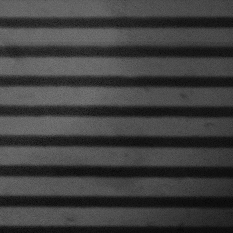
#> input picture EQ1580gray.png, 233 x 233 px
$ jupyter execute FT2.ipynb   (older library calls are emulated)
#> lines starting #> are read from the running program, lines starting #| are printed output that depends on the picture
[cell 1]
from PIL import Image, ImageOps, ImageDraw
from scipy import fftpack, ndimage
import numpy as np
from imageio import imread
from matplotlib import pyplot as plt

Gfiltstrength = 70


im = Image.open('EQ1580gray.png')
#> im is the input picture: PIL image 233x233 RGBA; mean R, G, B, A 63.2, 63.2, 63.2, 255
bigsize = (im.size[0] * 1, im.size[1] * 1)
#> bigsize = (233, 233)
mask = Image.new('L', bigsize, 255) #change 3rd argument to 0 to perform circular crop
#> mask: PIL image 233x233 L; every value is 255
draw = ImageDraw.Draw(mask)
draw.ellipse((0, 0) + bigsize, fill=255)
mask = mask.resize(im.size, Image.ANTIALIAS)
im.putalpha(mask)
imgin = ImageOps.fit(im, mask.size, centering=(0.5, 0.5))
imgin.putalpha(mask)

background = Image.new('L', im.size, color=0)
#> background: PIL image 233x233 L; every value is 0
background.paste(im, im)
imgarr = np.asarray(background)

# Build and apply a Gaussian filter.
ncols, nrows = (im.size[0], im.size[1])
#> ncols = 233; nrows = 233
sigmax, sigmay = Gfiltstrength, Gfiltstrength
cy, cx = nrows/2, ncols/2
#> cy = 116.5; cx = 116.5
x = np.linspace(0, nrows, nrows)
#> x = 233 values from 0 to 233
y = np.linspace(0, ncols, ncols)
#> y = 233 values from 0 to 233
X, Y = np.meshgrid(x, y)
gmask = np.exp(-(((X-cx)/sigmax)**2 + ((Y-cy)/sigmay)**2))


multp = imgarr * gmask
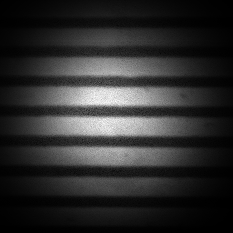
#> multp: shape (233, 233) float64; min 0.0412, max 98.32, mean 17.6; drawn with min black and max white
# plt.imshow(np.abs(multp), cmap='gray')
# plt.show()

f = np.fft.fft2(multp, norm='ortho')
# f[0,0] = 0 #remove DC
fshift = np.fft.fftshift(f)

imagep = np.fft.ifft2(fshift)


power = (np.abs(fshift).astype(np.uint8))**2
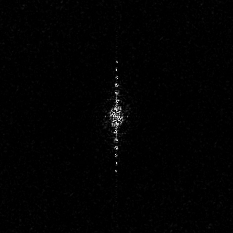
#> power: shape (233, 233); min 0, max 249, mean 2.2
magnitude_spectrum = np.abs(fshift).astype(np.uint8)
phase = np.angle(fshift).astype(np.uint8)
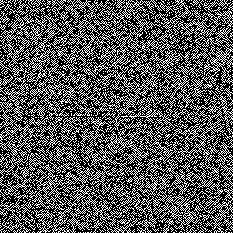
#> phase: shape (233, 233); min 0, max 255, mean 87.2


l1, l2, font, s1, s2, padding = 3.0, 10.0, 25.0, 20.0, 10.0, 10.0
fig = plt.figure('mydata', figsize = (s1,s2))
plt.rcParams.update({'font.size': font})
ax = fig.add_subplot(111)
ax.ticklabel_format(style = 'sci', scilimits=(-2,3),axis='y')
for axis in ['top', 'bottom', 'left', 'right']:
    ax.spines[axis].set_linewidth(l1)
    ax.xaxis.set_tick_params(width=l1, length = l2, pad=padding)
    ax.yaxis.set_tick_params(width=l1, length = l2, pad=padding)


plt.subplot(121), plt.imshow(multp, cmap = 'gray')
plt.title('Input Image'), plt.xticks([]), plt.yticks([])
# plt.title('Input Image')

plt.subplot(122),plt.imshow(magnitude_spectrum, cmap = 'gray')
plt.title('Magnitude Spectrum'), plt.xticks([]), plt.yticks([])
# plt.title('Magnitude Spectrum')

plt.show()
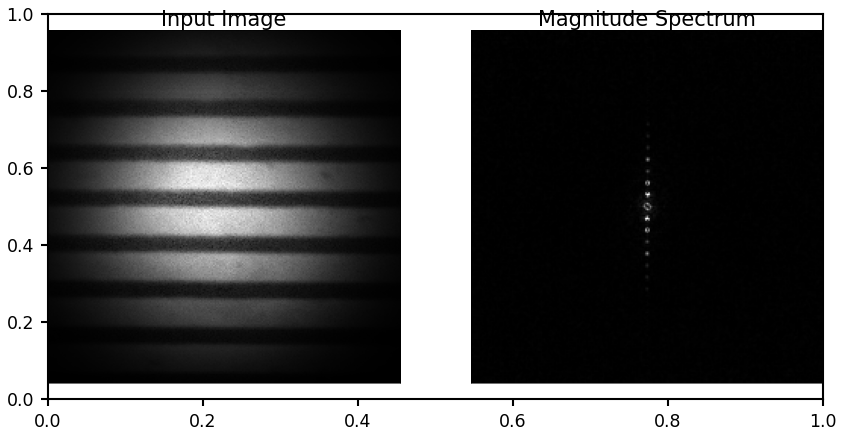
#> figure drawn by matplotlib, 2 panels

l1, l2, font, s1, s2, padding = 3.0, 10.0, 25.0, 20.0, 10.0, 10.0
fig = plt.figure('mydata', figsize = (s1,s2))
plt.rcParams.update({'font.size': font})
ax = fig.add_subplot(111)
ax.ticklabel_format(style = 'sci', scilimits=(-2,3),axis='y')
for axis in ['top', 'bottom', 'left', 'right']:
    ax.spines[axis].set_linewidth(l1)
    ax.xaxis.set_tick_params(width=l1, length = l2, pad=padding)
    ax.yaxis.set_tick_params(width=l1, length = l2, pad=padding)


plt.subplot(121),plt.imshow(power, cmap = 'gray')
plt.title('Power Spectrum'), plt.xticks([]), plt.yticks([])
# plt.title('Power Spectrum')

plt.subplot(122),plt.imshow(phase, cmap='gray')
plt.title('Phase Spectrum'), plt.xticks([]), plt.yticks([])
# plt.title('Phase Spectrum')
plt.show()

# Finally, take the inverse transform and show the blurred image
l1, l2, font, s1, s2, padding = 3.0, 10.0, 25.0, 20.0, 10.0, 10.0
fig = plt.figure('mydata', figsize = (s1,s2))
plt.rcParams.update({'font.size': font})
ax = fig.add_subplot(111)
ax.ticklabel_format(style = 'sci', scilimits=(-2,3),axis='y')
for axis in ['top', 'bottom', 'left', 'right']:
    ax.spines[axis].set_linewidth(l1)
    ax.xaxis.set_tick_params(width=l1, length = l2, pad=padding)
    ax.yaxis.set_tick_params(width=l1, length = l2, pad=padding)

plt.subplot(121),plt.imshow(np.abs(imagep), cmap = 'gray')
plt.title('Inverse Transform'), plt.xticks([]), plt.yticks([])
plt.show()
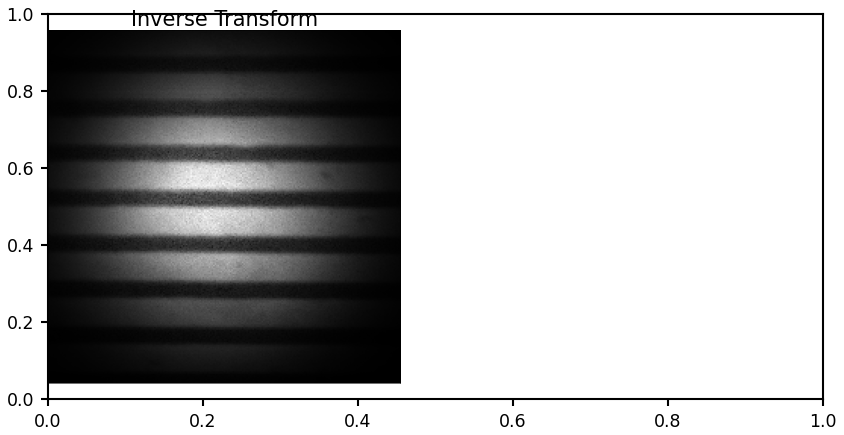
#> figure drawn by matplotlib, 1 panel

$ run again, with EQ1581gray.png copied over EQ1580gray.png
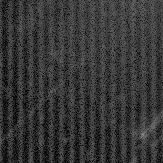
#> input picture EQ1581gray.png, 163 x 163 px
#> im is the input picture: PIL image 163x163 RGBA; mean R, G, B, A 54.8, 54.8, 54.8, 255
#> mask: PIL image 163x163 L; every value is 255
#> `phase = np.angle(fshift).astype(np.uint8)`:
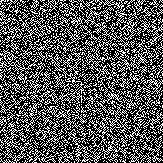
#> phase: shape (163, 163); min 0, max 255, mean 86.7
#> `plt.show()`:
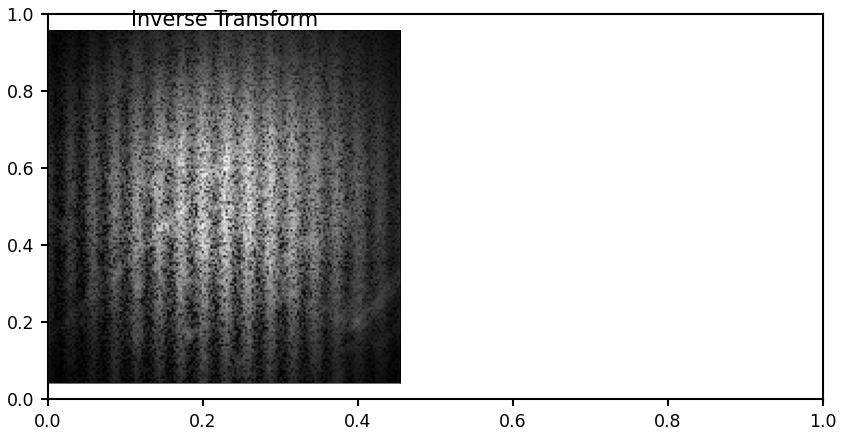
#> figure drawn by matplotlib, 1 panel
